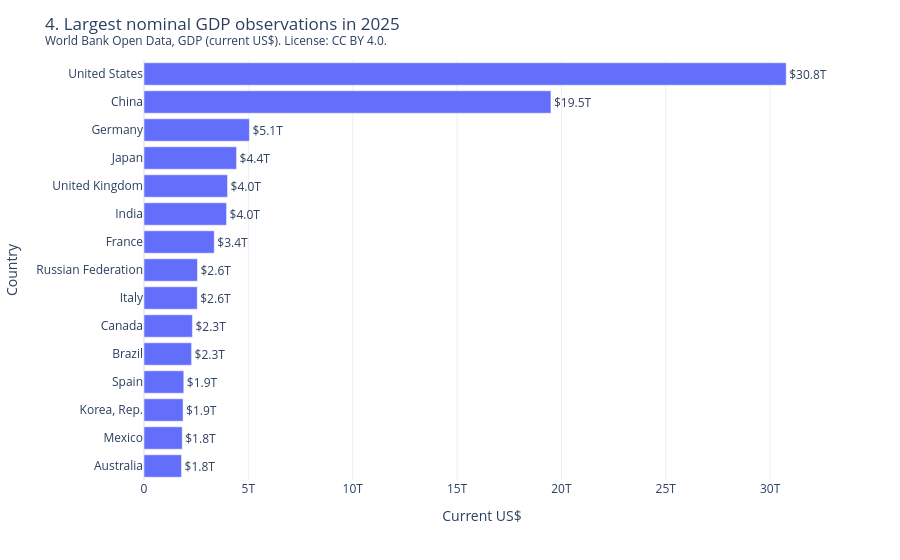

Notebook code cell kept with this figure:
### Markdown cell above
Log scale keeps early China and India visible. A linear axis hides them behind the United States. China sits above Japan in 1960 in this file. That early reading is a World Bank current-dollar artifact. The first year China exceeds Japan after 1980 is 2010.

### Code cell
ranking = latest_gdp_ranking(bundle.gdp_annual, limit=15)
ranking_year = int(ranking["year"].iloc[0])
fig = px.bar(ranking, x="nominal_gdp_usd", y="country_name", orientation="h", labels={"nominal_gdp_usd": "Current US$", "country_name": "Country"})
fig.update_traces(
    text=[f"${value / 1e12:.1f}T" for value in ranking["nominal_gdp_usd"]],
    textposition="outside",
    cliponaxis=False,
)
fig.update_layout(margin={"r": 80})
trillion_hover(fig, value_axis="x")
disclose(
    fig,
    "gdp-latest-ranking",
    f"4. Largest nominal GDP observations in {ranking_year}",
    "gdp_annual",
    hovermode="closest",
    year_axis=None,
).show()
print(
    f"Largest {ranking_year} current-dollar GDP: "
    + ", ".join(ranking.sort_values("nominal_gdp_usd", ascending=False)["country_name"].head(5))
    + "."
)

### Figure 1 — Plotly figure (JSON) as saved in the notebook; plotly's stock layout.template omitted (floating-point values rounded to 4 significant figures)
{"data": [{"cliponaxis": false, "customdata": [[1.799], [1.833], [1.872], [1.906], [2.28], [2.32], [2.552], [2.561], [3.366], [3.956], [4.003], [4.435], [5.051], [19.5], [30.77]], "hovertemplate": "%{y}<br>$%{customdata[0]:.2f} trillion<extra></extra>", "legendgroup": "", "marker": {"color": "#636efa", "pattern": {"shape": ""}}, "name": "", "orientation": "h", "showlegend": false, "text": ["$1.8T", "$1.8T", "$1.9T", "$1.9T", "$2.3T", "$2.3T", "$2.6T", "$2.6T", "$3.4T", "$4.0T", "$4.0T", "$4.4T", "$5.1T", "$19.5T", "$30.8T"], "textposition": "outside", "type": "bar", "x": [1799000000000.0, 1833000000000.0, 1872000000000.0, 1906000000000.0, 2280000000000.0, 2320000000000.0, 2552000000000.0, 2561000000000.0, 3366000000000.0, 3956000000000.0, 4003000000000.0, 4435000000000.0, 5051000000000.0, 19500000000000.0, 30770000000000.0], "xaxis": "x", "y": ["Australia", "Mexico", "Korea, Rep.", "Spain", "Brazil", "Canada", "Italy", "Russian Federation", "France", "India", "United Kingdom", "Japan", "Germany", "China", "United States"], "yaxis": "y"}], "layout": {"autosize": true, "barmode": "relative", "hovermode": "closest", "legend": {"tracegroupgap": 0}, "margin": {"r": 80, "t": 60}, "meta": {"chart_id": "gdp-latest-ranking", "classification": "open", "profile_id": "public-demo", "provenance": "World Bank Open Data, GDP (current US$). License: CC BY 4.0.", "table": "gdp_annual"}, "title": {"text": "4. Largest nominal GDP observations in 2025<br><sup>World Bank Open Data, GDP (current US$). License: CC BY 4.0.</sup>"}, "xaxis": {"anchor": "y", "domain": [0, 1], "title": {"text": "Current US$"}}, "yaxis": {"anchor": "x", "domain": [0, 1], "title": {"text": "Country"}}}}
